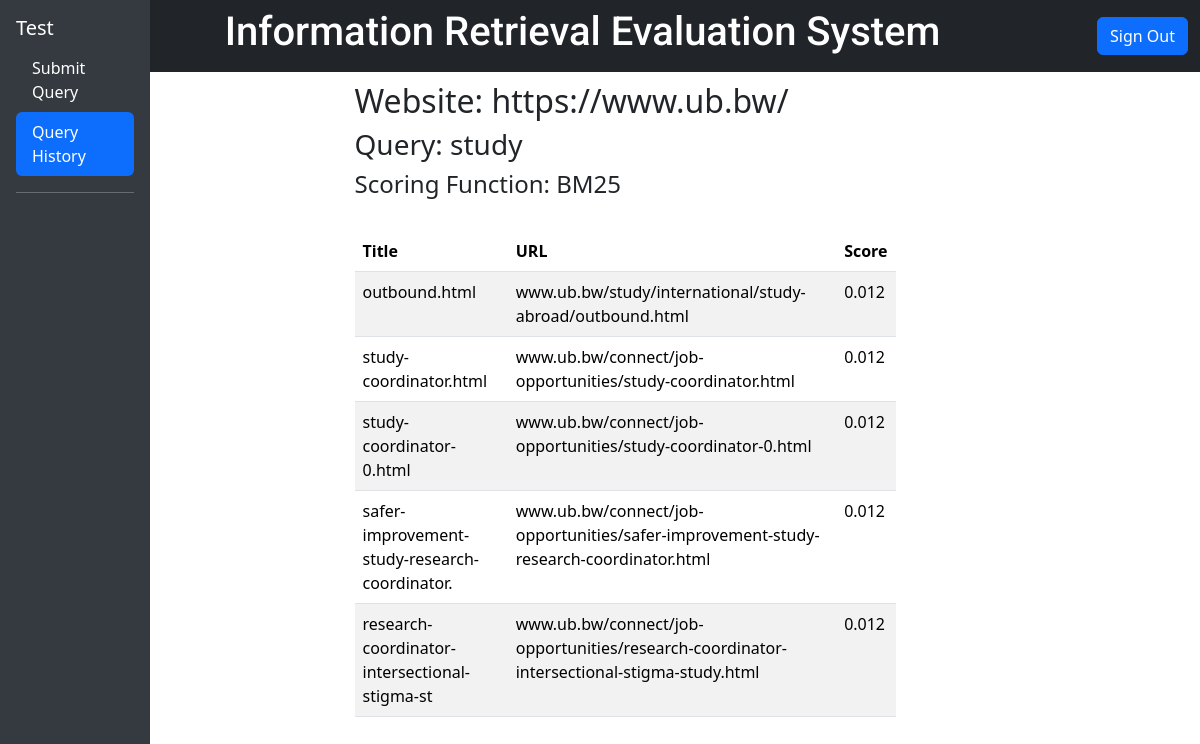
The page /view_query_results?query_id=2 (signed in) on the database its author committed.
### app.py (models this page shows, shortened)
class User(UserMixin, db.Model):
    id = db.Column(db.Integer, primary_key=True)
    username = db.Column(db.String(50), unique=True)
    first_name = db.Column(db.String(50))
    last_name = db.Column(db.String(50))
    email = db.Column(db.String(150), unique = True)
    password_hash = db.Column(db.String(150))
    joined_at = db.Column(db.DateTime(), default = datetime.utcnow)
    queries = db.relationship("Query", backref="user", lazy=True)

class Query(db.Model):
    query_id = db.Column(db.Integer, primary_key=True)
    url = db.Column(db.String(255))
    query_text = db.Column(db.String(255))
    query_scoring_function = db.Column(db.String(10))
    query_stopwords = db.Column(db.String(255))
    k = db.Column(db.Float(), default = 0.0)
    b = db.Column(db.Float(), default = 0.0)
    query_timestamp = db.Column(db.DateTime(), default = datetime.utcnow)
    user_id = db.Column(db.Integer, db.ForeignKey("user.id"))
    results = db.relationship("QueryResult", backref="query", lazy=True)

class QueryResult(db.Model):
    result_id = db.Column(db.Integer, primary_key=True)
    query_id = db.Column(db.Integer, db.ForeignKey('query.query_id'))
    document_title = db.Column(db.String(255))
    document_url = db.Column(db.String(255))
    document_score = db.Column(db.Float)

### app.py (the view)
@app.route('/view_query_results', methods=['GET', 'POST'])
@login_required
def view_query_results():
    query_id = request.args.get('query_id', '')
    query_obj = Query.query.filter_by(query_id=query_id).first()
    query_text = query_obj.query_text
    url = query_obj.url
    scoring_function = query_obj.query_scoring_function
    results = query_obj.results
    return render_template('view_query_results.html', results=results, query=query_text, url=url, scoring_function=scoring_function)

### app.py (called while the page is built)
@login_manager.user_loader
def load_user(user_id):
    return User.query.get(int(user_id))

### templates/view_query_results.html (shortened to what this page needs)
<!DOCTYPE html>
<html lang="en">
  <head>
    <link href="https://cdn.jsdelivr.net/npm/bootstrap@5.3.3/dist/css/bootstrap.min.css" rel="stylesheet">
  </head>
  <body>
    <nav class="navbar navbar-expand-sm text-white bg-dark">
      <div class="container-fluid">
        <a class="navbar-brand" href="#">
        </a>
        <h1 style="font-family: Roboto;">Information Retrieval Evaluation System</h1>
        <div class="text-right">
              <a href="/logout" class="btn btn-primary">Sign Out</a>
        </div>
      </div>
    </nav>
<div>
  <div class="position-fixed" style="top: 0; left: 0; height: 100vh; width: 150px; background-color: #343a40; color: white;">
    <div class="p-3">
      <h5>{{current_user.username}}</h5>
      <ul class="nav nav-pills flex-column mb-auto">
        <li class="nav-item">
          <a class="nav-link text-white" href="/dashboard">Submit Query</a>
        </li>
        <li class="nav-item">
          <a class="nav-link active text-white" href="/history">Query History</a>
        </li>
      </ul>
      <hr>
    </div>
  </div>
  <div style="margin-left: 50px; padding: 10px;">
    <div class="container">
      <div class="row justify-content-center">
        <div class="col-md-6 mx-auto">
          <h2>Website: {{url}}</h2>
          <h3>Query: {{query}}</h3>
          <h4>Scoring Function: {{scoring_function}}</h4>
          <br>
          <table class="table table-striped">
            <thead>
              <tr>
                <th>Title</th>
                <th>URL</th>
                <th>Score</th>
              </tr>
            </thead>
            <tbody>
              {% for result in results %}
              <tr>
                <td>{{result.document_title}}</td>
                <td>{{result.document_url}}</td>
                <td>{{result.document_score}}</td>
              </tr>
              {% endfor %}
            </tbody>
          </table>
        </div>
      </div>
    </div>
  </div>
</div>
  </body>
</html>

### rows shown on the page
User: username "Test"
Query: url "https://www.ub.bw/", query_text "study", query_scoring_function "BM25"
QueryResult: document_title "outbound.html", document_url "www.ub.bw/study/international/study-abroad/outbound.html", document_score "0.012"
QueryResult: document_title "study-coordinator.html", document_url "www.ub.bw/connect/job-opportunities/study-coordinator.html", document_score "0.012"
QueryResult: document_title "study-coordinator-0.html", document_url "www.ub.bw/connect/job-opportunities/study-coordinator-0.html", document_score "0.012"
QueryResult: document_title "safer-improvement-study-research-coordinator.", document_url "www.ub.bw/connect/job-opportunities/safer-improvement-study-research-coordinator.html", document_score "0.012"
QueryResult: document_title "research-coordinator-intersectional-stigma-st", document_url "www.ub.bw/connect/job-opportunities/research-coordinator-intersectional-stigma-study.html", document_score "0.012"
